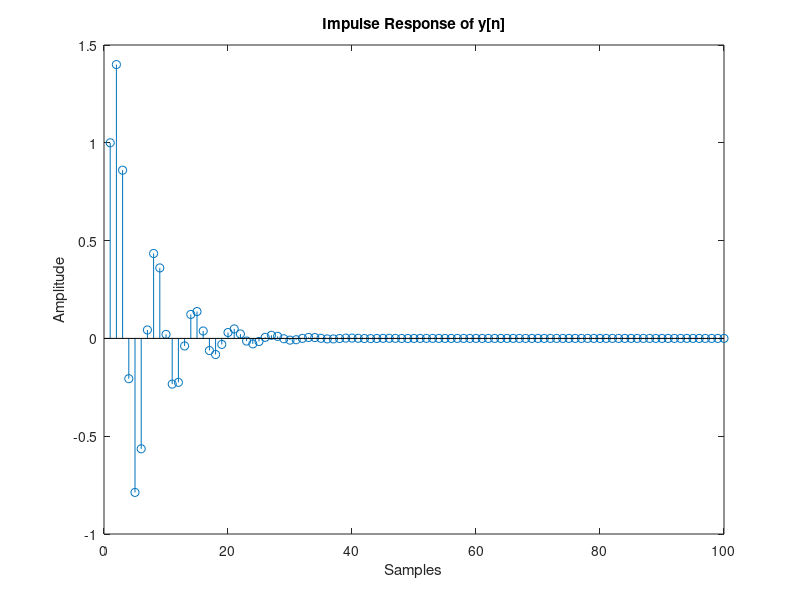
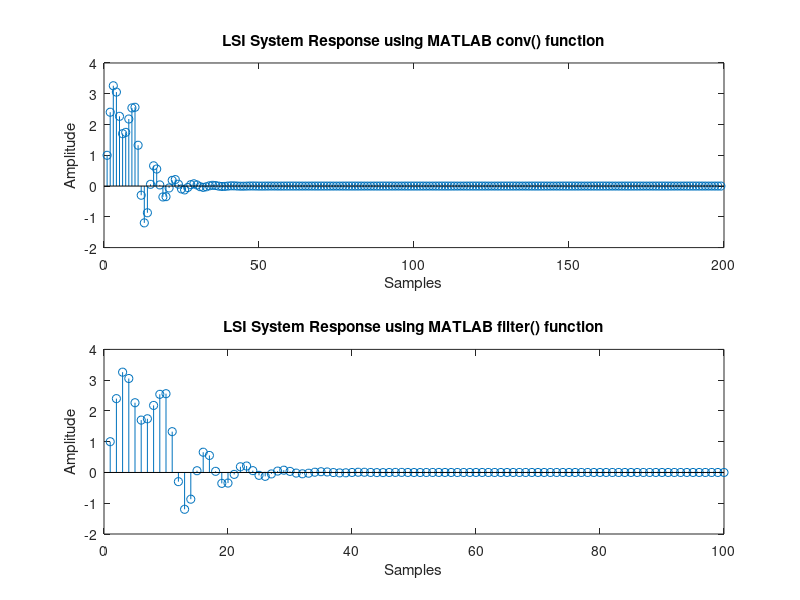
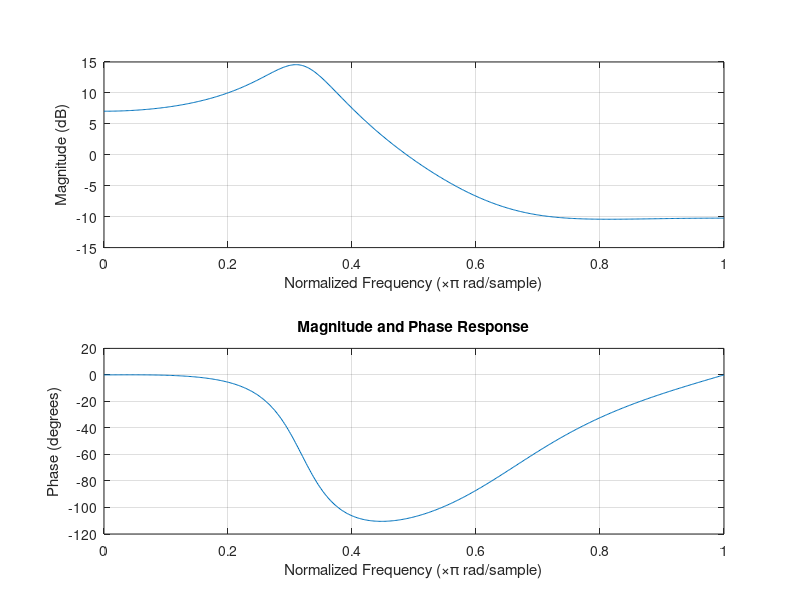
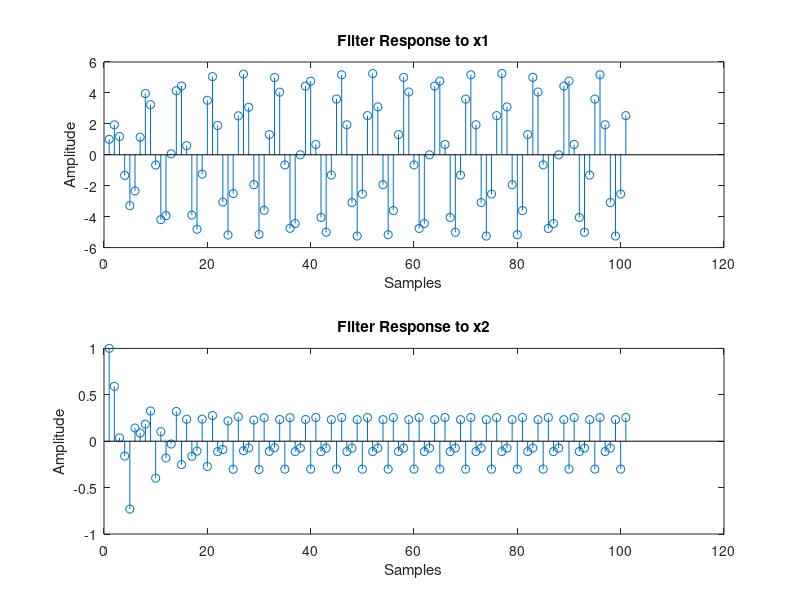

Source code (MATLAB) for these figures, in order:
%% ELEC6410 Project 2
% Answers to Digital Signal Processing Project #2
%% Question 1
% Let $y[n] - 0.9y[n-1] + 0.7y[n-2] = x[n] + 0.5x[n-1] + 0.3x[n-2]$. This
% difference equation can be implemented using the filter command.  Find
% the vectors a and b that represent that difference equation above for the
% filter command.

%%% Solution
% Using the properties of the Fourier transform, the difference equation can be
% rearranged to the following:
%
% $$\frac{Y(e^{j\omega})}{X(e^{j\omega})} = 
% \frac{1 + 0.5e^{-j\omega} + 0.3e^{-2j\omega}}
% {1 - 0.9e^{-j\omega} + 0.7e^{-2j\omega}}$$
%
% Yielding the following two vectors, with vector "a" representing the y coefficients,
% and vector "b" representing the x coefficiencts:
a = [1 -0.9, 0.7];
b = [1, 0.5, 0.3];

%% Question 2
% Calculate $h[n]$ analytically for the difference equation above.  Your
% answer should be a functional expression.  Hint: You may find the
% residuez function useful.  Note that the initial expression may come out
% with complex components.  However, it is possible to simplify it into an
% expression that is real.

%%% Solution
% Using the derived equation in the Fourier domain from Question 1, the
% impulse response of h[n] may be calculated.
%
% $$H(e^{j\omega}) = \frac{Y(e^{j\omega})}{X(e^{j\omega})} = 
% \frac{1 + 0.5e^{-j\omega} + 0.3e^{-2j\omega}}
% {1 - 0.9e^{-j\omega} + 0.7e^{-2j\omega}}$$
%
% Using partial fraction expansion and the residuez command in MATLAB, this
% yields the equation:
%
% $$H(e^{j\omega}) = \frac{R(1)}{1-P(1)e^{-jw}} + \frac{R(2)}{1-P(2)e^{-j\omega}} +
% k$$
%
% Which equals:
%
% $$H(e^{j\omega}) = \frac{0.2857 - 0.8101j}{1- (0.45 + 0.7053j)e^{-j\omega}} +
% \frac{0.2857 + 0.8101j}{1 - (0.45 - 0.7053j)e^{-j\omega}} + 0.4286$$
%
% Using the Inverse DTFT yields:
%
% $$h[n] = 0.4286\delta[n] + (0.2857 - 0.8101j)(0.45 + 0.7053j)^{n}\mu[n] + 
% (0.2857 + 0.8101j)(0.45 - 0.7053j)^{n}\mu[n]$$
%
% Using the exponential representation of complex numbers:
%
% $$h[n] = 0.4286\delta[n] + (0.859e^{-1.2317j})(0.8366e^{j})^{n}\mu[n] +
% (0.859e^{1.2317j})(0.8366e^{-j})^{n}\mu[n]$$
%
% Combining some of the exponential terms:
%
% $$h[n] = 0.4286\delta[n] + 0.718e^{(-1.2317 + n)j} + 0.718e^{(1.2317 -
% n)j}\mu[n]$$
%
% Using Euler's Identity:
%
% $$h[n] = 0.4286\delta[n] + 1.436\cos{(n - 1.2317)}\mu[n]$$

[r,p,k] = residuez(b,a)

%% Question 3
% Create an impulse (not a pulse!) of length 100.  Recall that systems
% described by linear constant-coefficient difference equations are LSI
% systems (assuming initial rest conditions).  Characterize the LSI system
% above by finding the first 100 points of the impulse response using
% filter, and plot the result with stem.

%%% Solution
% The system was characterized using the filter function to generate an
% impulse response for the system.  The impulse response is plotted in
% Figure 1.
figure(1);
impulse = [1, zeros(1,99)];

impulseResponse = filter(b,a,impulse);

stem(impulseResponse);
title('Impulse Response of y[n]');
xlabel('Samples');ylabel('Amplitude');

%% Question 4
% Examine two ways of implementing an LSI system:
% 
% # Create a pulse of width 10 and zeropadded to a total length of 100.
% # Find the response of the system to this input pulse using conv by
% convolving with the impulse response.
% # Find the response of the system to this input pulse using filter by
% filtering with the difference equation.
% # Explain any differences you observe between these two results.

%%% Solution
% The system's response to a pulse of width 10 was generated using the 
% impulse reponse of the system, characterized in the previous question.
% 
% The filter command was then used to generate a similar response to the
% pulse of width 10.
%
% Both responses are included in Figure 2.  The convolution response ends
% up containing a higher number of samples due to the nature of the
% operating.  Convolving the two samples together, each of length 100, will
% yield a sample with length 199.  The 100 points that the filter response
% generated are identical to the first 100 points of the convolution
% function, just truncated at the 101st sample.
pulse = [ones(1,10),zeros(1,90)];
convolutionResults = conv(pulse,impulseResponse);
filterResults = filter(b,a,pulse);

figure(2);
subplot(2,1,1);
stem(convolutionResults);
title('LSI System Response using MATLAB conv() function');
xlabel('Samples');ylabel('Amplitude');
subplot(2,1,2);
stem(filterResults);
title('LSI System Response using MATLAB filter() function');
xlabel('Samples');ylabel('Amplitude');

%% Question 5
% Examine the frequency response:
%
% # Find an expression for the frequency response of the system described
% by the difference equation given.
% # Use the command freqz to plot the magnitude and phase response of the
% system.
% # Is this system more of a highpass, a lowpass, or a bandpass filter?
% Explain your answer.

%%% Solution
%
% The frequency response of the system was found as part of the derivation
% of h[n].
%
% $$H(e^{j\omega}) = \frac{Y(e^{j\omega})}{X(e^{j\omega})} = 
% \frac{1 + 0.5e^{-j\omega} + 0.3e^{-2j\omega}}
% {1 - 0.9e^{-j\omega} + 0.7e^{-2j\omega}}$$
%
% From looking at the graph of the magnitude and phase Response in figure
% 3, then system appears to be a low-pass filter, but it is important to
% remember that the frequency response is periodic in $\omega$ with a
% period of $2\pi$.  This makes the filter a bandpass filter.

figure(3);
freqz(b,a);
title('Magnitude and Phase Response');

%% Question 6
% Examine the reponse to two sine waves:
%
% # Create two signals $x_{1}[n] = \cos(0.32\pi n)$ and $x_{2}[n] =
% \cos(0.8 \pi n)$, both of length 100.
% # Filter each signal separately with the filter defined in Step 1, and
% plot them.
% # Explain the outputs you observe in terms of the frequency magnitude
% response of the system.
% # Now add the two signals together and filter the sum of the two.
% Explain the output in light of your previous observations.

%%% Solution
%
% To determine the effect of the filter on the two signals, it is important
% to note where in the magnitude response that the two signals fall.  The
% first signal, x1, falls at $0.32\pi$ radians, which is in the middle of
% the pass band of the filter (about 15dB gain).  The second signal, x2,
% falls at $0.8\pi$ radians, which is in the middle of the stop band of the
% filter (about -10dB attenuation).
%
% Using this knowledge, the output of the filter for the two different
% input signals can be seen in figure 4.  As expected, the first signal,
% x1, has a significant gain in amplitude, reaching a value of almost 5.
% The second signal, x2, has a decrease in amplitude, barely reaching 0.5.
%
% The combination of the two signals yields the same results, with the
% major peaks in the signal coming mainly from the contributions of signal
% x1.

x1 = cos(0.32*pi*(0:1:100));
x2 = cos(0.80*pi*(0:1:100));

figure(4);
subplot(2,1,1);
stem(filter(b,a,x1));
title('Filter Response to x1');xlabel('Samples');ylabel('Amplitude');
subplot(2,1,2);
stem(filter(b,a,x2));
title('Filter Response to x2');xlabel('Samples');ylabel('Amplitude');

figure(5);
stem(filter(b,a,x1+x2));
title('Filter Reponse to Combined x1 and x2');
xlabel('Samples');ylabel('Amplitude');